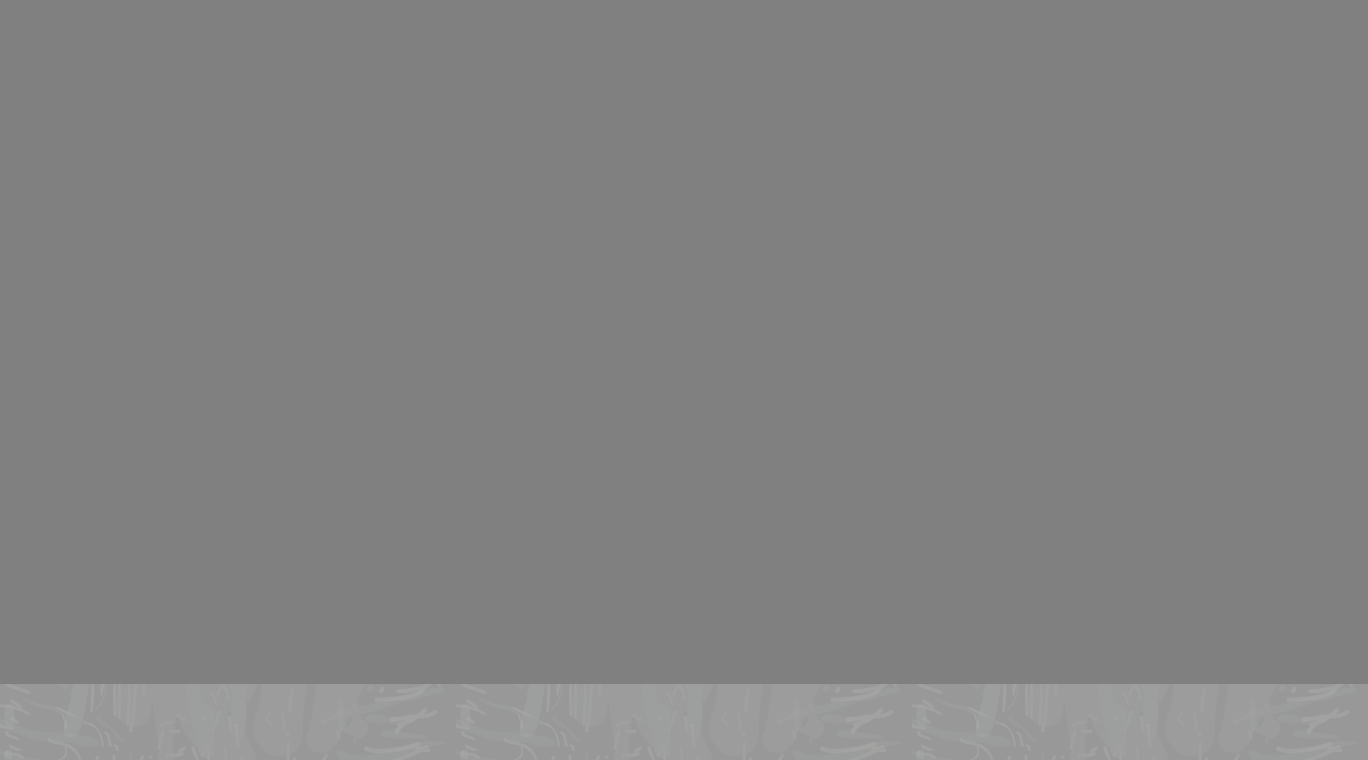

Tiled map render using the project's own tile images. Description and the map definition, with tile-layer contents summarised, below:
An orthogonal 36x20 tile map with 38x38 px tiles, 1 tile layer (background) and 3 objects (2x ball, ground).

<map version="1.0" orientation="orthogonal" renderorder="right-down" width="36" height="20" tilewidth="38" tileheight="38" backgroundcolor="#808080" nextobjectid="4">
 <tileset firstgid="1" name="barrage" tilewidth="38" tileheight="38">
  <image source="images/Rock.png" width="512" height="512" />
 </tileset>
 <layer name="background" width="36" height="20">
  <data>[720 cells, 72 non-empty, 24 distinct tile ids]</data>
 </layer>
 <objectgroup name="braindots">
  <object id="1" name="ballA" type="ball" x="282.667" y="364">
   <properties>
    <property name="autocreate" value="false" />
   </properties>
  </object>
  <object id="2" name="ballB" type="ball" x="1082.67" y="662">
   <properties>
    <property name="autocreate" value="false" />
   </properties>
  </object>
  <object id="3" name="ground" x="1.33333" y="688" width="1365.33" height="72">
   <properties>
    <property name="autocreate" value="true" />
   </properties>
  </object>
 </objectgroup>
</map>
